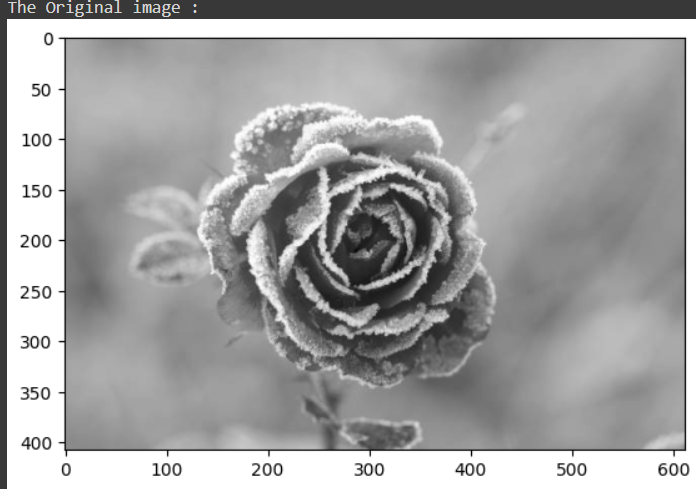
#> input picture frzn.png, 696 x 489 px
$ python masking.py
#> lines starting #> are read from the running program, lines starting #| are printed output that depends on the picture; after the words box and inside, x2 and y2 are one past the last pixel; in counts of white or black regions, pixels touching at a corner belong together
### The masking can be performed by other shapes also
### If we are using a Rectangle as a mask then the parameters will change
### and the resultant masked image will also be different
import cv2 as cv
import numpy as np
img =cv.imread("frzn.png")
#> img is the input picture: shape (489, 696, 3); mean B, G, R 162.4, 162.5, 162.5
cv.imshow("Frozen", img)


blank = np.zeros(img.shape[:2], dtype = "uint8")
mask = cv.circle(blank, (img.shape[1]//2, img.shape[0]//2),200, 255, thickness=-1)
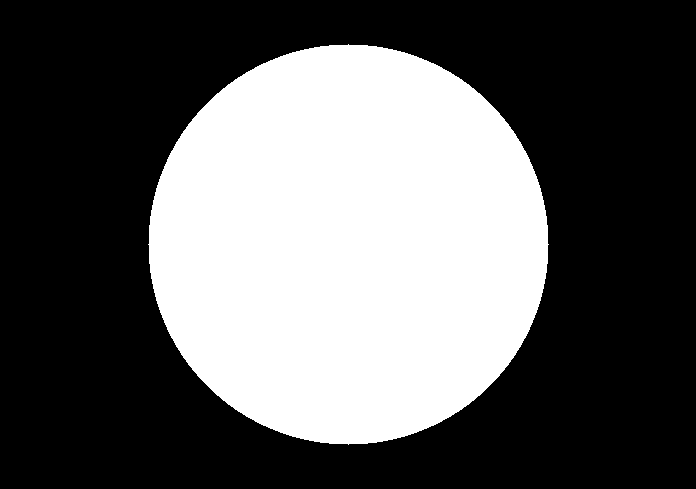
#> blank: shape (489, 696); 36.9% white; 1 white region, box (x1, y1, x2, y2) and area: (148, 44, 549, 445) 125629
cv.imshow("mask", mask)
masked = cv.bitwise_and(img, img, mask=mask)
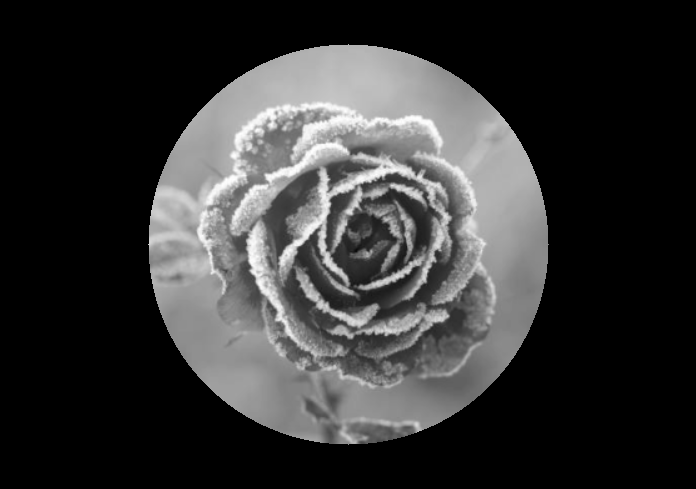
#> masked: shape (489, 696, 3); min 0, max 255, mean 52.2
cv.imshow("Masked Image", masked)


cv.waitKey(0)
